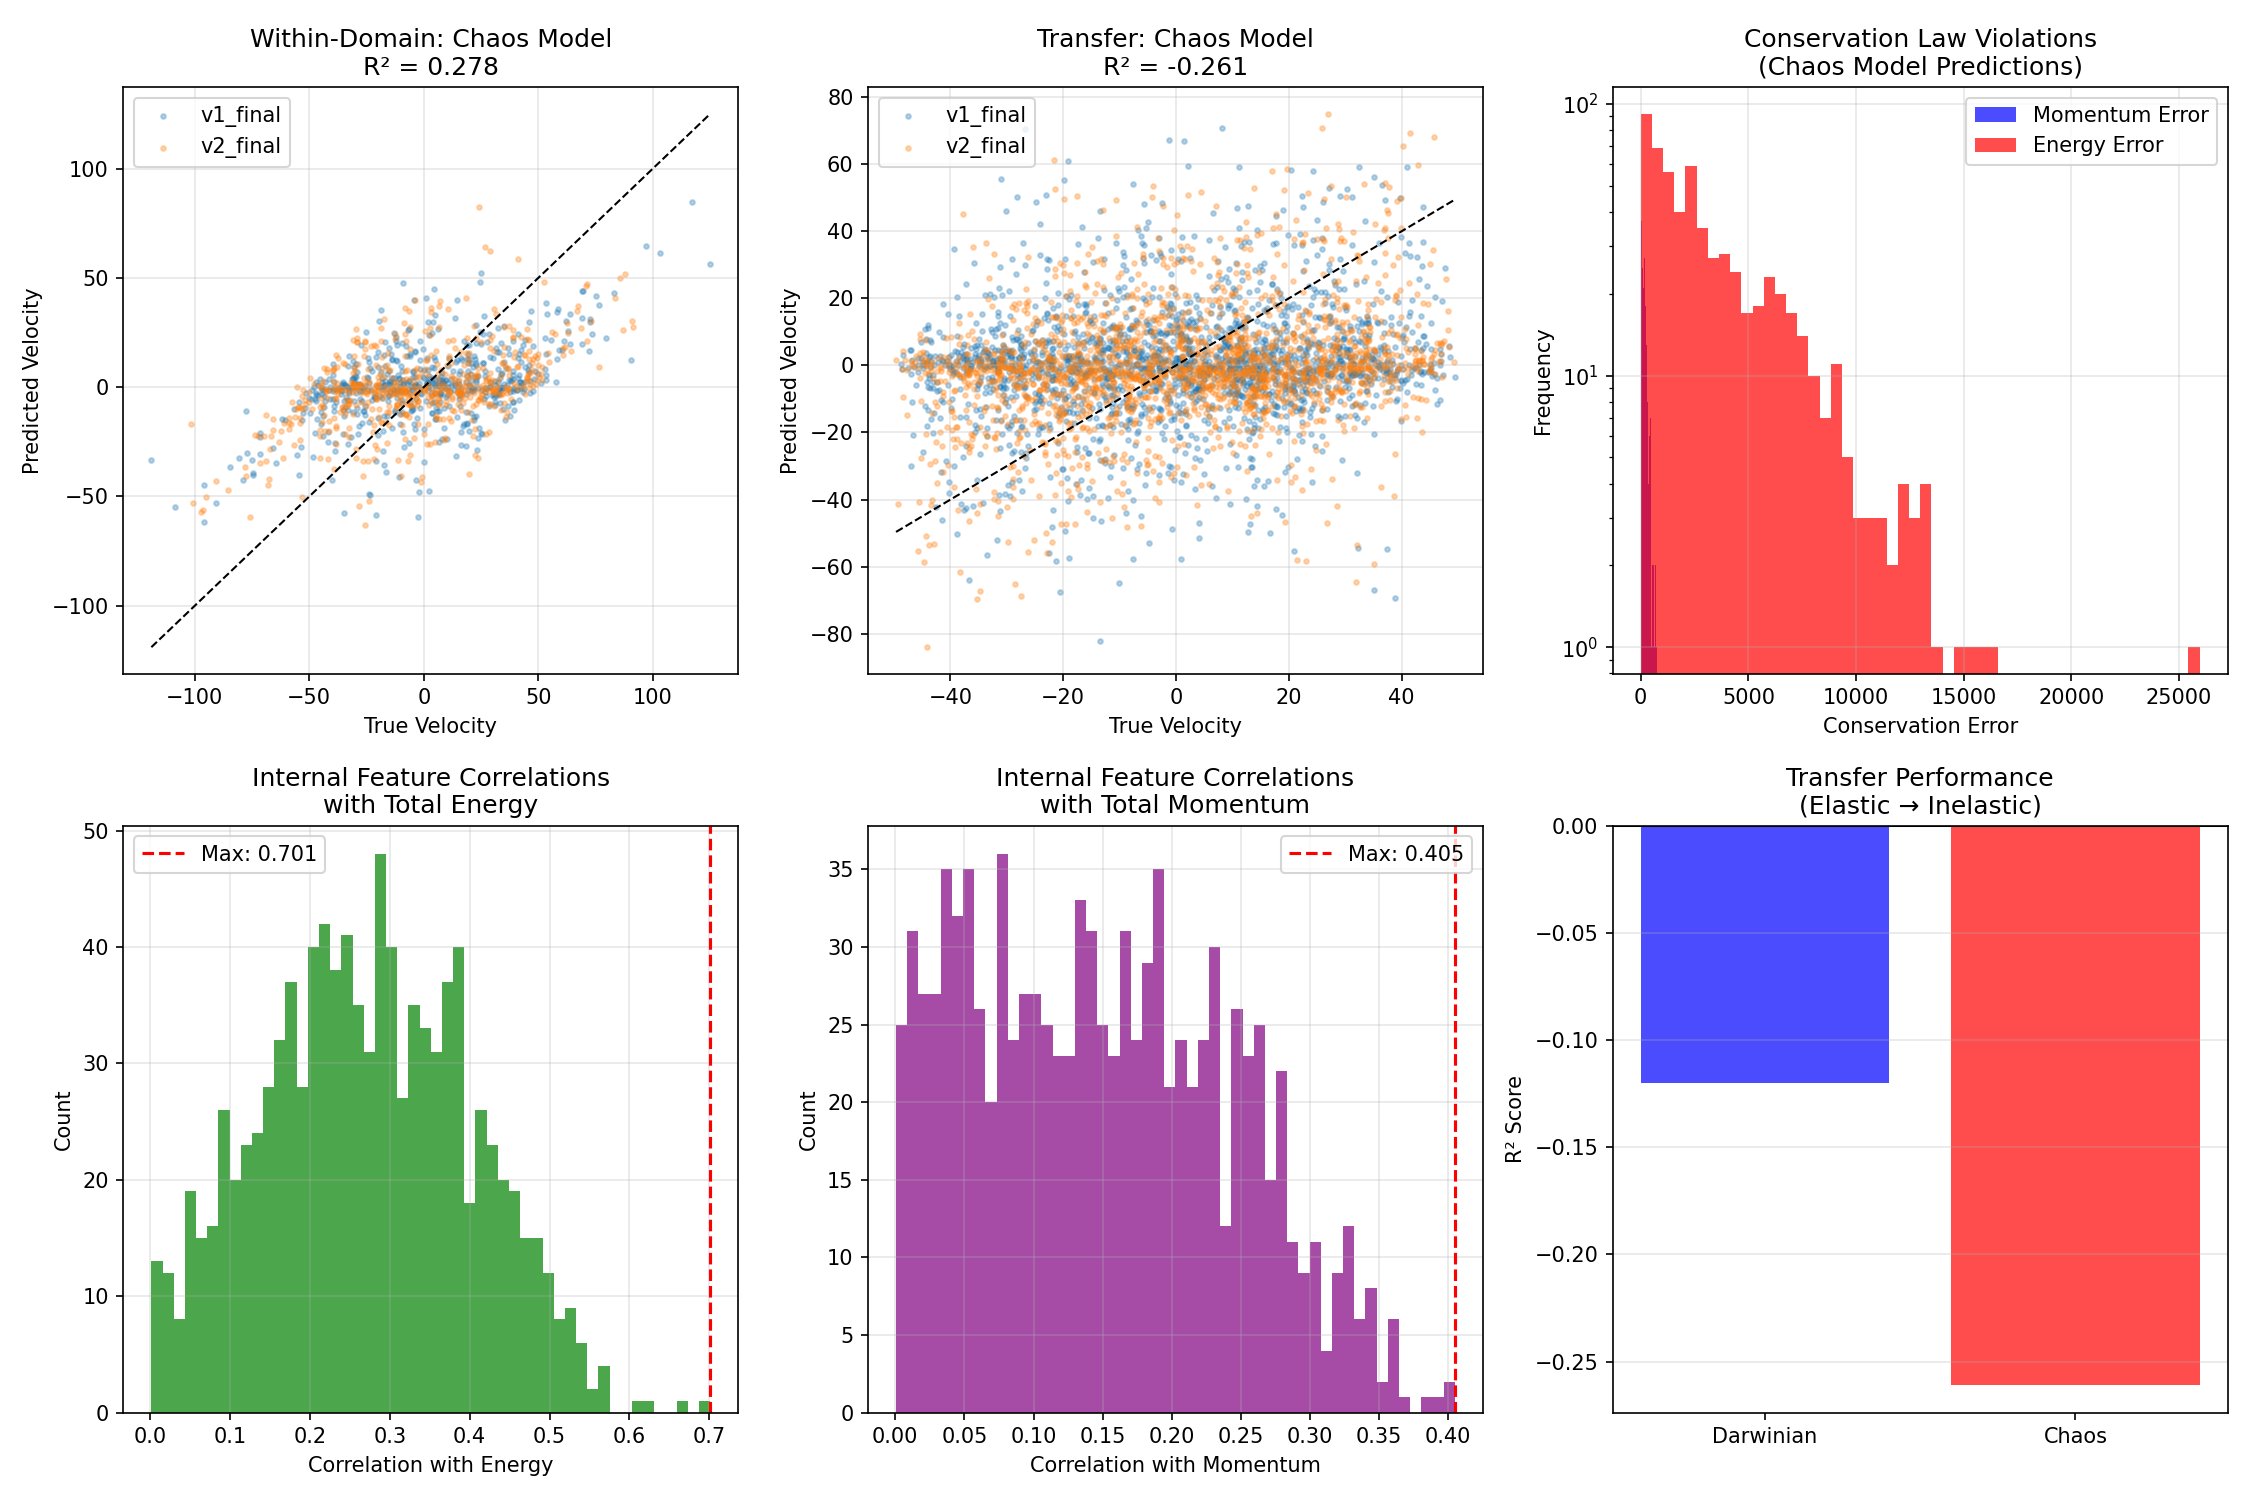

Write Python code to recreate this figure.
"""
Physics vs. Darwin: Experiment 5
Conservation Laws Discovery (The Hidden Symmetry)
-------------------------------------------------

CREDITS AND REFERENCES:
-----------------------
Darwin's Cage Theory:
- Theory Creator: Gideon Samid
- Reference: Samid, G. (2025). Negotiating Darwin's Barrier: Evolution Limits Our View of Reality, AI Breaks Through. Applied Physics Research, 17(2), 102. https://doi.org/10.5539/apr.v17n2p102
- Publication: Applied Physics Research; Vol. 17, No. 2; 2025. ISSN 1916-9639 E-ISSN 1916-9647. Published by Canadian Center of Science and Education
- Available at: https://www.researchgate.net/publication/396377476_Negotiating_Darwin's_Barrier_Evolution_Limits_Our_View_of_Reality_AI_Breaks_Through

Experiments, AI Models, Architectures, and Reports:
- Author: Francisco Angulo de Lafuente
- Responsibilities: Experimental design, AI model creation, architecture development, results analysis, and report writing

Objective:
Determine if a chaotic optical system can discover physical conservation laws
(energy and momentum conservation) without explicit knowledge of these concepts,
and evaluate whether it does so by reconstructing human variables or finding
distributed representations.
"""

import numpy as np
import matplotlib.pyplot as plt
from sklearn.linear_model import Ridge
from sklearn.preprocessing import PolynomialFeatures, MinMaxScaler, StandardScaler
from sklearn.model_selection import train_test_split
from sklearn.metrics import r2_score, mean_squared_error
import warnings
warnings.filterwarnings('ignore')

# --- 1. COLLISION SIMULATOR ---
class CollisionSimulator:
    """
    Simulates elastic and inelastic collisions in 1D and 2D.
    For simplicity, we'll focus on 1D collisions first (can extend to 2D).
    """
    def __init__(self):
        pass
    
    def elastic_collision_1d(self, m1, m2, v1, v2):
        """
        Elastic collision in 1D.
        Conserves both momentum and kinetic energy.
        
        Returns: v1_final, v2_final
        """
        # Conservation of momentum: m1*v1 + m2*v2 = m1*v1' + m2*v2'
        # Conservation of energy: 0.5*m1*v1^2 + 0.5*m2*v2^2 = 0.5*m1*v1'^2 + 0.5*m2*v2'^2
        
        # Solution for elastic collision:
        v1_final = ((m1 - m2) * v1 + 2 * m2 * v2) / (m1 + m2)
        v2_final = ((m2 - m1) * v2 + 2 * m1 * v1) / (m1 + m2)
        
        return v1_final, v2_final
    
    def inelastic_collision_1d(self, m1, m2, v1, v2, e):
        """
        Inelastic collision in 1D with coefficient of restitution e.
        - e = 1: Perfectly elastic (energy conserved)
        - e = 0: Perfectly inelastic (objects stick together)
        - 0 < e < 1: Partially inelastic
        
        Momentum is always conserved.
        Energy is conserved only if e = 1.
        """
        # Relative velocity after collision: v2' - v1' = -e * (v2 - v1)
        # Conservation of momentum: m1*v1 + m2*v2 = m1*v1' + m2*v2'
        
        # Solution:
        v1_final = (m1 * v1 + m2 * v2 - m2 * e * (v2 - v1)) / (m1 + m2)
        v2_final = (m1 * v1 + m2 * v2 + m1 * e * (v2 - v1)) / (m1 + m2)
        
        return v1_final, v2_final
    
    def generate_elastic_dataset(self, n_samples=3000):
        """Generate dataset of elastic collisions (e = 1.0)"""
        np.random.seed(42)
        
        m1 = np.random.uniform(0.1, 10.0, n_samples)
        m2 = np.random.uniform(0.1, 10.0, n_samples)
        v1 = np.random.uniform(-50, 50, n_samples)
        v2 = np.random.uniform(-50, 50, n_samples)
        e = np.ones(n_samples)  # All elastic
        
        v1_final, v2_final = self.elastic_collision_1d(m1, m2, v1, v2)
        
        # Input: [m1, m2, v1, v2, e]
        X = np.column_stack((m1, m2, v1, v2, e))
        # Output: [v1_final, v2_final]
        y = np.column_stack((v1_final, v2_final))
        
        return X, y
    
    def generate_inelastic_dataset(self, n_samples=2000):
        """Generate dataset of inelastic collisions (e in [0, 0.9])"""
        np.random.seed(123)
        
        m1 = np.random.uniform(0.1, 10.0, n_samples)
        m2 = np.random.uniform(0.1, 10.0, n_samples)
        v1 = np.random.uniform(-50, 50, n_samples)
        v2 = np.random.uniform(-50, 50, n_samples)
        e = np.random.uniform(0.0, 0.9, n_samples)  # Inelastic
        
        v1_final, v2_final = self.inelastic_collision_1d(m1, m2, v1, v2, e)
        
        X = np.column_stack((m1, m2, v1, v2, e))
        y = np.column_stack((v1_final, v2_final))
        
        return X, y
    
    def generate_mixed_dataset(self, n_samples=1000):
        """Generate mixed dataset for transfer testing"""
        np.random.seed(456)
        
        m1 = np.random.uniform(0.1, 10.0, n_samples)
        m2 = np.random.uniform(0.1, 10.0, n_samples)
        v1 = np.random.uniform(-50, 50, n_samples)
        v2 = np.random.uniform(-50, 50, n_samples)
        e = np.random.uniform(0.0, 1.0, n_samples)  # Full range
        
        # Use appropriate collision function based on e
        v1_final = np.zeros(n_samples)
        v2_final = np.zeros(n_samples)
        
        for i in range(n_samples):
            if abs(e[i] - 1.0) < 0.01:  # Elastic
                v1_final[i], v2_final[i] = self.elastic_collision_1d(m1[i], m2[i], v1[i], v2[i])
            else:  # Inelastic
                v1_final[i], v2_final[i] = self.inelastic_collision_1d(m1[i], m2[i], v1[i], v2[i], e[i])
        
        X = np.column_stack((m1, m2, v1, v2, e))
        y = np.column_stack((v1_final, v2_final))
        
        return X, y
    
    def verify_conservation(self, m1, m2, v1, v2, v1_final, v2_final, e):
        """Verify conservation laws"""
        # Momentum conservation (always true)
        p_initial = m1 * v1 + m2 * v2
        p_final = m1 * v1_final + m2 * v2_final
        momentum_error = np.abs(p_final - p_initial)
        
        # Energy conservation (only for elastic)
        E_initial = 0.5 * m1 * v1**2 + 0.5 * m2 * v2**2
        E_final = 0.5 * m1 * v1_final**2 + 0.5 * m2 * v2_final**2
        energy_error = np.abs(E_final - E_initial)
        
        return momentum_error, energy_error

# --- 2. DARWINIAN BASELINE MODEL ---
class DarwinianModel:
    """Baseline model using polynomial features"""
    def __init__(self, degree=4):
        self.poly = PolynomialFeatures(degree=degree)
        self.scaler = StandardScaler()
        self.model = Ridge(alpha=0.1)
        
    def fit(self, X, y):
        X_poly = self.poly.fit_transform(X)
        X_scaled = self.scaler.fit_transform(X_poly)
        self.model.fit(X_scaled, y)
        
    def predict(self, X):
        X_poly = self.poly.transform(X)
        X_scaled = self.scaler.transform(X_poly)
        return self.model.predict(X_scaled)

# --- 3. CONSERVATION CHAOS MODEL ---
class ConservationChaosModel:
    """Optical chaos model for discovering conservation laws"""
    def __init__(self, n_features=4096, brightness=0.001):
        self.n_features = n_features
        self.brightness = brightness
        self.scaler = StandardScaler()
        self.readout = Ridge(alpha=0.1)
        self.reservoir = None
        
    def _chaos_transform(self, X):
        """Chaotic optical transformation"""
        n_samples = X.shape[0]
        
        if self.reservoir is None:
            np.random.seed(999)
            self.reservoir = np.random.randn(X.shape[1], self.n_features)
            
        # Optical mixing
        optical_field = X @ self.reservoir
        optical_field *= self.brightness
        
        # FFT interference
        spectrum = np.fft.rfft(optical_field, axis=1)
        intensity = np.abs(spectrum) ** 2
        
        # Normalize
        intensity = np.tanh(intensity)
        
        return intensity
        
    def fit(self, X, y):
        X_scaled = self.scaler.fit_transform(X)
        features = self._chaos_transform(X_scaled)
        self.readout.fit(features, y)
        
    def predict(self, X):
        X_scaled = self.scaler.transform(X)
        features = self._chaos_transform(X_scaled)
        return self.readout.predict(features)
    
    def get_internal_state(self, X):
        """Get internal features for cage analysis"""
        X_scaled = self.scaler.transform(X)
        return self._chaos_transform(X_scaled)

# --- 4. MAIN EXPERIMENT ---
def run_experiment_5():
    print("⚖️ STARTING EXPERIMENT 5: CONSERVATION LAWS DISCOVERY")
    print("=" * 60)
    print("Testing if chaos can discover energy/momentum conservation")
    print("without reconstructing human variables")
    print("=" * 60)
    
    # 1. Generate Data
    print("\n[Generating Datasets]")
    sim = CollisionSimulator()
    
    print("  - Elastic collisions (e=1.0)...")
    X_elastic, y_elastic = sim.generate_elastic_dataset(n_samples=3000)
    
    print("  - Inelastic collisions (e in [0, 0.9])...")
    X_inelastic, y_inelastic = sim.generate_inelastic_dataset(n_samples=2000)
    
    print("  - Mixed dataset (e in [0, 1])...")
    X_mixed, y_mixed = sim.generate_mixed_dataset(n_samples=1000)
    
    # Verify conservation laws
    print("\n[Verifying Conservation Laws]")
    m1_el, m2_el, v1_el, v2_el, e_el = X_elastic.T
    v1_f_el, v2_f_el = y_elastic.T
    mom_err, en_err = sim.verify_conservation(m1_el, m2_el, v1_el, v2_el, v1_f_el, v2_f_el, e_el)
    print(f"  Elastic - Mean momentum error: {np.mean(mom_err):.2e}")
    print(f"  Elastic - Mean energy error: {np.mean(en_err):.2e}")
    
    m1_in, m2_in, v1_in, v2_in, e_in = X_inelastic.T
    v1_f_in, v2_f_in = y_inelastic.T
    mom_err_in, en_err_in = sim.verify_conservation(m1_in, m2_in, v1_in, v2_in, v1_f_in, v2_f_in, e_in)
    print(f"  Inelastic - Mean momentum error: {np.mean(mom_err_in):.2e}")
    print(f"  Inelastic - Mean energy error: {np.mean(en_err_in):.2e} (should be > 0)")
    
    # 2. Train on Elastic Collisions
    print("\n[Training] Both models learn from Elastic Collisions ONLY...")
    
    # Split elastic data
    X_train, X_test, y_train, y_test = train_test_split(
        X_elastic, y_elastic, test_size=0.2, random_state=42
    )
    
    # Darwinian Model
    darwin_model = DarwinianModel(degree=4)
    darwin_model.fit(X_train, y_train)
    y_pred_darwin = darwin_model.predict(X_test)
    
    # Chaos Model
    chaos_model = ConservationChaosModel(n_features=4096, brightness=0.001)
    chaos_model.fit(X_train, y_train)
    y_pred_chaos = chaos_model.predict(X_test)
    
    # 3. Evaluate on Elastic (Within-Domain)
    print("\n[Within-Domain Test: Elastic Collisions]")
    r2_darwin_el = r2_score(y_test, y_pred_darwin)
    r2_chaos_el = r2_score(y_test, y_pred_chaos)
    
    print(f"  Darwinian R²: {r2_darwin_el:.4f}")
    print(f"  Chaos Model R²: {r2_chaos_el:.4f}")
    
    # 4. Transfer Test: Elastic → Inelastic
    print("\n[Transfer Test: Elastic → Inelastic]")
    y_pred_darwin_transfer = darwin_model.predict(X_inelastic)
    y_pred_chaos_transfer = chaos_model.predict(X_inelastic)
    
    r2_darwin_transfer = r2_score(y_inelastic, y_pred_darwin_transfer)
    r2_chaos_transfer = r2_score(y_inelastic, y_pred_chaos_transfer)
    
    print(f"  Darwinian Transfer R²: {r2_darwin_transfer:.4f}")
    print(f"  Chaos Transfer R²: {r2_chaos_transfer:.4f}")
    
    # 5. Conservation Error Analysis
    print("\n[Conservation Error Analysis]")
    
    # For chaos model predictions on elastic
    m1_t, m2_t, v1_t, v2_t, e_t = X_test.T
    v1_pred_c, v2_pred_c = y_pred_chaos.T
    mom_err_pred, en_err_pred = sim.verify_conservation(m1_t, m2_t, v1_t, v2_t, v1_pred_c, v2_pred_c, e_t)
    
    print(f"  Chaos Model (on elastic test):")
    print(f"    Mean momentum error: {np.mean(mom_err_pred):.4f}")
    print(f"    Mean energy error: {np.mean(en_err_pred):.4f}")
    
    # 6. Cage Analysis
    print("\n[Cage Analysis: Internal Feature Correlations]")
    print("  Checking if internal features correlate with energy/momentum...")
    
    # Get internal states
    internal_states = chaos_model.get_internal_state(X_test)
    
    # Calculate energy and momentum for test set
    m1_t, m2_t, v1_t, v2_t, e_t = X_test.T
    energy_total = 0.5 * m1_t * v1_t**2 + 0.5 * m2_t * v2_t**2
    momentum_total = m1_t * v1_t + m2_t * v2_t
    
    # Correlations
    corrs_energy = []
    corrs_momentum = []
    
    for i in range(min(1000, internal_states.shape[1])):  # Sample features
        corr_e = np.abs(np.corrcoef(internal_states[:, i], energy_total)[0, 1])
        corr_p = np.abs(np.corrcoef(internal_states[:, i], momentum_total)[0, 1])
        corrs_energy.append(corr_e)
        corrs_momentum.append(corr_p)
    
    max_corr_energy = np.max(corrs_energy)
    max_corr_momentum = np.max(corrs_momentum)
    mean_corr_energy = np.mean(corrs_energy)
    mean_corr_momentum = np.mean(corrs_momentum)
    
    print(f"  Max correlation with Energy: {max_corr_energy:.4f}")
    print(f"  Max correlation with Momentum: {max_corr_momentum:.4f}")
    print(f"  Mean correlation with Energy: {mean_corr_energy:.4f}")
    print(f"  Mean correlation with Momentum: {mean_corr_momentum:.4f}")
    
    # Cage verdict
    if max_corr_energy > 0.8 or max_corr_momentum > 0.8:
        print("\n🔒 CAGE STATUS: LOCKED")
        print("   The model reconstructed human variables (energy/momentum)")
    elif max_corr_energy < 0.5 and max_corr_momentum < 0.5 and r2_chaos_el > 0.9:
        print("\n🔓 CAGE STATUS: BROKEN")
        print("   The model discovered conservation without reconstructing variables")
    else:
        print("\n🟡 CAGE STATUS: UNCLEAR")
        print("   Intermediate correlation levels")
    
    # 7. Visualization
    plt.figure(figsize=(15, 10))
    
    # Plot 1: Within-Domain Predictions (Chaos)
    plt.subplot(2, 3, 1)
    plt.scatter(y_test[:, 0], y_pred_chaos[:, 0], alpha=0.3, s=5, label='v1_final')
    plt.scatter(y_test[:, 1], y_pred_chaos[:, 1], alpha=0.3, s=5, label='v2_final')
    plt.plot([y_test.min(), y_test.max()], [y_test.min(), y_test.max()], 'k--', lw=1)
    plt.title(f"Within-Domain: Chaos Model\nR² = {r2_chaos_el:.3f}")
    plt.xlabel("True Velocity")
    plt.ylabel("Predicted Velocity")
    plt.legend()
    plt.grid(True, alpha=0.3)
    
    # Plot 2: Transfer Test (Chaos)
    plt.subplot(2, 3, 2)
    plt.scatter(y_inelastic[:, 0], y_pred_chaos_transfer[:, 0], alpha=0.3, s=5, label='v1_final')
    plt.scatter(y_inelastic[:, 1], y_pred_chaos_transfer[:, 1], alpha=0.3, s=5, label='v2_final')
    plt.plot([y_inelastic.min(), y_inelastic.max()], [y_inelastic.min(), y_inelastic.max()], 'k--', lw=1)
    plt.title(f"Transfer: Chaos Model\nR² = {r2_chaos_transfer:.3f}")
    plt.xlabel("True Velocity")
    plt.ylabel("Predicted Velocity")
    plt.legend()
    plt.grid(True, alpha=0.3)
    
    # Plot 3: Conservation Errors
    plt.subplot(2, 3, 3)
    plt.hist(mom_err_pred, bins=50, alpha=0.7, label='Momentum Error', color='blue')
    plt.hist(en_err_pred, bins=50, alpha=0.7, label='Energy Error', color='red')
    plt.xlabel("Conservation Error")
    plt.ylabel("Frequency")
    plt.title("Conservation Law Violations\n(Chaos Model Predictions)")
    plt.legend()
    plt.yscale('log')
    plt.grid(True, alpha=0.3)
    
    # Plot 4: Cage Analysis - Energy Correlations
    plt.subplot(2, 3, 4)
    plt.hist(corrs_energy, bins=50, alpha=0.7, color='green')
    plt.axvline(max_corr_energy, color='red', linestyle='--', label=f'Max: {max_corr_energy:.3f}')
    plt.xlabel("Correlation with Energy")
    plt.ylabel("Count")
    plt.title("Internal Feature Correlations\nwith Total Energy")
    plt.legend()
    plt.grid(True, alpha=0.3)
    
    # Plot 5: Cage Analysis - Momentum Correlations
    plt.subplot(2, 3, 5)
    plt.hist(corrs_momentum, bins=50, alpha=0.7, color='purple')
    plt.axvline(max_corr_momentum, color='red', linestyle='--', label=f'Max: {max_corr_momentum:.3f}')
    plt.xlabel("Correlation with Momentum")
    plt.ylabel("Count")
    plt.title("Internal Feature Correlations\nwith Total Momentum")
    plt.legend()
    plt.grid(True, alpha=0.3)
    
    # Plot 6: Transfer Comparison
    plt.subplot(2, 3, 6)
    models = ['Darwinian', 'Chaos']
    r2_scores = [r2_darwin_transfer, r2_chaos_transfer]
    colors = ['blue', 'red']
    plt.bar(models, r2_scores, color=colors, alpha=0.7)
    plt.ylabel("R² Score")
    plt.title("Transfer Performance\n(Elastic → Inelastic)")
    plt.axhline(0, color='black', linestyle='-', linewidth=0.5)
    plt.grid(True, alpha=0.3, axis='y')
    
    plt.tight_layout()
    plt.savefig('experiment_5_conservation.png', dpi=150)
    print("\n📊 Graph saved as 'experiment_5_conservation.png'")
    plt.show()
    
    # 8. Summary
    print("\n" + "=" * 60)
    print("SUMMARY")
    print("=" * 60)
    print(f"Within-Domain (Elastic):")
    print(f"  Darwinian R²: {r2_darwin_el:.4f}")
    print(f"  Chaos R²: {r2_chaos_el:.4f}")
    print(f"\nTransfer (Elastic → Inelastic):")
    print(f"  Darwinian R²: {r2_darwin_transfer:.4f}")
    print(f"  Chaos R²: {r2_chaos_transfer:.4f}")
    print(f"\nCage Analysis:")
    print(f"  Max Energy Correlation: {max_corr_energy:.4f}")
    print(f"  Max Momentum Correlation: {max_corr_momentum:.4f}")

if __name__ == "__main__":
    run_experiment_5()

